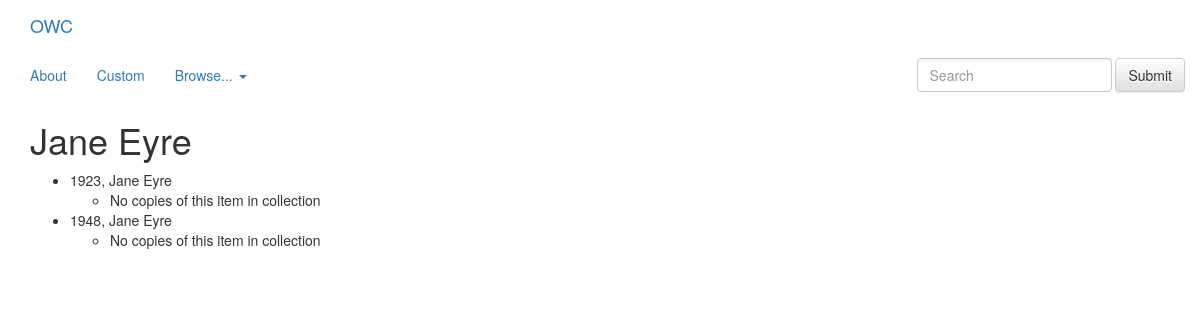
The page /book/1/ on the database as committed earlier.
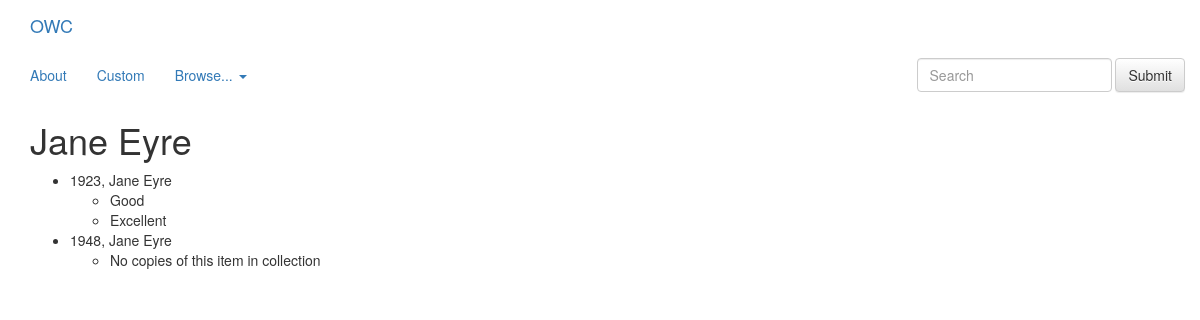
The same page on the database as committed later.
### books/models.py (models this page shows, shortened)
class Edition(models.Model):
    year = models.IntegerField(default=0)
    book = models.ForeignKey(Book, on_delete=models.CASCADE)

class Book(models.Model):
    title = models.CharField(max_length=200)
    volume = models.IntegerField(default=0)

class Instance(models.Model):
    condition = models.CharField(max_length=64)
    price = models.FloatField(default=0.00)
    edition = models.ForeignKey(Edition, on_delete=models.CASCADE)

### books/views.py (the view)
# urls.py: url(r'^(?P<book_id>[0-9]+)/$', views.detail, name='detail'),
def detail(request, book_id):
    book = get_object_or_404(Book, pk=book_id)
    return render(request, 'books/detail.html', {'book': book})

### books/templates/books/detail.html (shortened to what this page needs)
{% extends 'books/base.html' %}
{% block content %}
<h1>{{ book.title }}</h1>
{% if book.edition_set.all %}
<ul>
{% for edition in book.edition_set.all %}
    <li>{{ edition.year }}, {{ edition.book.title }}
    	<ul>
    	{% if edition.instance_set.all %}
    	{% for instance in edition.instance_set.all %}
    		<li>{{ instance.condition }}</li>
    	{% endfor %}
    	{% else %}
    		<li>No copies of this item in collection</li>
    	{% endif %}
    	</ul>
    </li>
{% endfor %}
</ul>
{% else %}
	<p>No editions of this book in collection</p>
{% endif %}
{% endblock %}

Rows that differ between the two databases and show on the page:
shown differently, row unchanged: Edition (number 1 of 2 on the later page): no longer shows "No copies of this item in collection"
added Instance: condition "Good", shown under Edition (number 1 of 2 on the later page)
added Instance: condition "Excellent", shown under Edition (number 1 of 2 on the later page)
